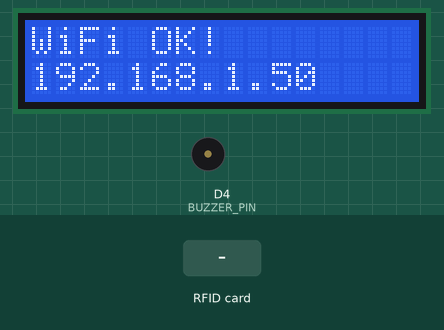
The sketch below on a simulated ESP8266 (NodeMCU). On the bench: 16×2 character LCD, buzzer (waves = sounding, pin HIGH). The test bench sets the inputs (shaded band). WiFi joins after 1.5 s; servers stay silent unless stated; uploads are accepted with an empty reply; pins used as bus, display or sensor lines are not drawn; what the sketch prints to the serial monitor is not drawn.

Above: at 1.8 s.
At 4.5 s:
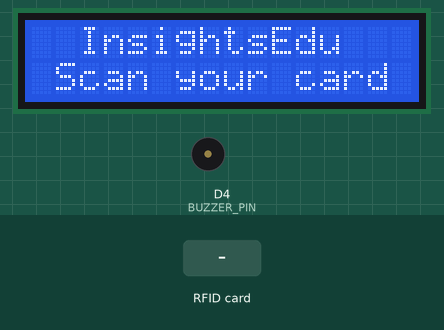
4.6 s: RFID card 12 34 56 78 held to the reader
At 5.6 s:
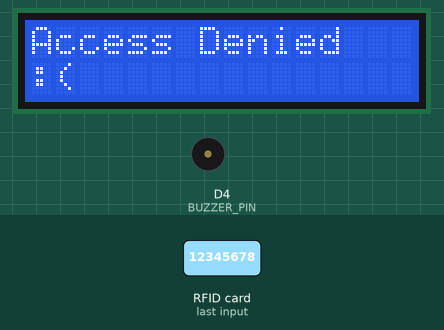
6.5 s: RFID card 5E 7A 19 C4 held to the reader
At 8.51 s:
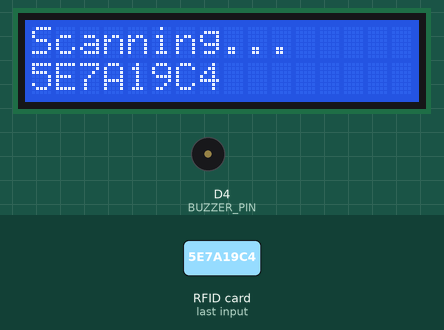
Timing chart, 0 to 10.5 s (numbered marks = the images above; inputs shaded):
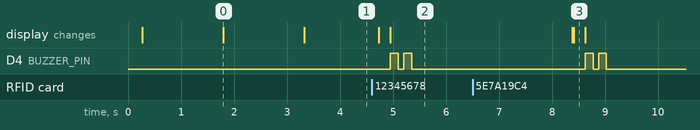

The sketch:

esp32_rfid_tft.ino
```cpp
// ============================================================
// InsightsEdu - ESP8266 (NodeMCU V3) + RFID (RC522) + I2C LCD 16x2
// Scans RFID cards, displays status on LCD, and POSTs
// student code to Flask server for attendance
// ============================================================
//
// Physical Wiring:
//   RFID RC522 : SS/SDA -> D8 (GPIO15) | RST -> D0 (GPIO16)
//                SCK    -> D5 (GPIO14) | MISO -> D6 (GPIO12)
//                MOSI   -> D7 (GPIO13)
//   I2C LCD    : SDA    -> D2 (GPIO4)  | SCL  -> D1 (GPIO5)
//   Buzzer     : +      -> D4 (GPIO2)  | -    -> GND  [Active HIGH]
// ============================================================

#include <SPI.h>
#include <MFRC522.h>
#include <ESP8266WiFi.h>
#include <ESP8266HTTPClient.h>
#include <Wire.h>
#include <LiquidCrystal_I2C.h>

// ========================
// WiFi Credentials
// ========================
const char* ssid      = "Mm";
const char* password  = "12345678";

// ========================
// Flask Server Endpoint
// ========================
const char* serverUrl = "http://10.123.127.144:5000/scan-card";

// ========================
// Static IP Configuration
// ========================
IPAddress staticIP(10, 123, 127, 185);  // Fixed IP for the RFID/LCD board
IPAddress gateway(10, 123, 127, 208);   // Phone Gateway
IPAddress subnet(255, 255, 255, 0);
IPAddress dns(8, 8, 8, 8);

// ========================
// RFID Pins
// SCK  -> D5 (GPIO14)
// MISO -> D6 (GPIO12)
// MOSI -> D7 (GPIO13)
// ========================
#define SS_PIN   15  // D8 / GPIO15
#define RST_PIN  16  // D0 / GPIO16

// ========================
// Buzzer Pin - Active HIGH
// + -> D4 (GPIO2) | - -> GND
// HIGH = ON  (buzzer sounds)
// LOW  = OFF (buzzer silent / idle)
// NOTE: GPIO2 is a boot-strapping pin - it is HIGH during boot briefly.
// We set OUTPUT + LOW immediately in setup() to silence it on boot.
// ========================
#define BUZZER_PIN 2  // D4 / GPIO2

// ========================
// I2C LCD 16x2
// SDA -> D2 (GPIO4) | SCL -> D1 (GPIO5)
// ========================
LiquidCrystal_I2C lcd(0x27, 16, 2);

MFRC522 rfid(SS_PIN, RST_PIN);

// ============================================================
// Buzzer helpers - Active HIGH: HIGH = ON, LOW = OFF
// Buzzer is always returned to LOW (silent) when idle.
// ============================================================
void beepSuccess() {
  // 1 short beep = success
  digitalWrite(BUZZER_PIN, HIGH);
  delay(200);
  digitalWrite(BUZZER_PIN, LOW);
}

void beepFail() {
  // 2 short beeps = failure
  digitalWrite(BUZZER_PIN, HIGH);
  delay(150);
  digitalWrite(BUZZER_PIN, LOW);
  delay(100);
  digitalWrite(BUZZER_PIN, HIGH);
  delay(150);
  digitalWrite(BUZZER_PIN, LOW);
}

void beepError() {
  // 3 rapid beeps = hardware/system error
  for (int i = 0; i < 3; i++) {
    digitalWrite(BUZZER_PIN, HIGH);
    delay(80);
    digitalWrite(BUZZER_PIN, LOW);
    delay(80);
  }
}

// ============================================================
// LCD helpers
// ============================================================
void lcdShowTitle() {
  lcd.clear();
  lcd.setCursor(0, 0);
  lcd.print("  InsightsEdu   ");
  lcd.setCursor(0, 1);
  lcd.print(" Scan your card ");
}

void lcdShowStatus(const char* line1, const char* line2 = "") {
  lcd.clear();
  lcd.setCursor(0, 0);
  lcd.print(line1);
  lcd.setCursor(0, 1);
  lcd.print(line2);
}

// ============================================================
// getCardUID() - Robust UID extraction
// Uses snprintf with %02X to guarantee clean 2-digit uppercase
// hex per byte - fixes the String(byte, HEX) corruption bug
// that produced spurious characters like 'M' in the UID output.
// ============================================================
String getCardUID() {
  char buf[3];
  String cardID = "";
  cardID.reserve(rfid.uid.size * 2);
  for (byte i = 0; i < rfid.uid.size; i++) {
    snprintf(buf, sizeof(buf), "%02X", rfid.uid.uidByte[i]);
    cardID += buf;
  }
  return cardID;
}

// ============================================================
// sendToServer()
// ============================================================
bool sendToServer(String studentCode) {
  if (WiFi.status() != WL_CONNECTED) {
    lcdShowStatus("No WiFi!", "Check network");
    return false;
  }
  WiFiClient client;
  HTTPClient http;
  http.begin(client, serverUrl);
  http.addHeader("Content-Type", "application/json");
  String body = "{\"studentCode\":\"" + studentCode + "\"}";
  Serial.print("POST: "); Serial.println(body);
  int httpCode = http.POST(body);
  String response = http.getString();
  Serial.print("HTTP Code: "); Serial.println(httpCode);
  Serial.print("Response: "); Serial.println(response);
  http.end();
  if (httpCode != 200) return false;
  return response.indexOf("\"success\":true") >= 0
      || response.indexOf("\"success\": true") >= 0;
}

// ============================================================
// setup()
// ============================================================
void setup() {
  // Silence Active HIGH buzzer IMMEDIATELY - LOW = OFF
  // GPIO2 is briefly HIGH during boot; setting OUTPUT + LOW here
  // as the very first action ensures the buzzer stays completely
  // silent on boot and remains LOW (idle) until explicitly triggered.
  pinMode(BUZZER_PIN, OUTPUT);
  digitalWrite(BUZZER_PIN, LOW);

  Serial.begin(115200);
  Serial.println();
  Serial.println("=== InsightsEdu RFID + LCD ===");

  // I2C LCD Init
  // MUST call Wire.begin(SDA, SCL) explicitly before lcd.init()
  // to prevent ESP8266 from using default pins that conflict with SPI.
  Wire.begin(4, 5);  // SDA = D2 (GPIO4), SCL = D1 (GPIO5)
  lcd.init();
  lcd.backlight();
  lcdShowStatus("InsightsEdu", "Starting...");

  // Robust RC522 init for GPIO16 (D0) as RST
  // GPIO16 lacks internal pull-up - explicit LOW->HIGH pulse required.
  pinMode(RST_PIN, OUTPUT);
  digitalWrite(RST_PIN, LOW);
  delay(10);
  digitalWrite(RST_PIN, HIGH);
  delay(50);

  SPI.begin();
  rfid.PCD_Init();
  delay(50);

  byte rfidVersion = rfid.PCD_ReadRegister(MFRC522::VersionReg);
  Serial.print("RFID Firmware Version: 0x");
  Serial.println(rfidVersion, HEX);

  if (rfidVersion == 0x00 || rfidVersion == 0xFF) {
    Serial.println("RFID not detected on first try, retrying...");
    digitalWrite(RST_PIN, LOW);  delay(10);
    digitalWrite(RST_PIN, HIGH); delay(100);
    rfid.PCD_Init(); delay(50);
    rfidVersion = rfid.PCD_ReadRegister(MFRC522::VersionReg);
    Serial.print("RFID Firmware Version (retry): 0x");
    Serial.println(rfidVersion, HEX);
  }

  if (rfidVersion == 0x00 || rfidVersion == 0xFF) {
    Serial.println("ERROR: RFID not detected! Check wiring (SS=D8, RST=D0, SCK=D5, MISO=D6, MOSI=D7).");
    lcdShowStatus("RFID Error!", "Check wiring");
    beepError();
    delay(3000);
  } else {
    Serial.println("RFID reader initialized OK");
  }

  WiFi.config(staticIP, gateway, subnet, dns);
  WiFi.begin(ssid, password);
  lcdShowStatus("Connecting", "WiFi...");
  Serial.print("Connecting to WiFi");

  int attempts = 0;
  while (WiFi.status() != WL_CONNECTED && attempts < 30) {
    delay(500); Serial.print("."); attempts++;
  }

  if (WiFi.status() == WL_CONNECTED) {
    Serial.println();
    Serial.print("IP: "); Serial.println(WiFi.localIP());
    lcdShowStatus("WiFi OK!", WiFi.localIP().toString().c_str());
    delay(1500);
  } else {
    Serial.println();
    Serial.println("WiFi failed!");
    lcdShowStatus("WiFi Error!", "Retrying...");
  }

  lcdShowTitle();
}

// ============================================================
// loop()
// ============================================================
void loop() {
  if (WiFi.status() != WL_CONNECTED) {
    Serial.println("WiFi lost. Reconnecting...");
    lcdShowStatus("WiFi lost...", "Reconnecting");
    WiFi.disconnect();
    WiFi.config(staticIP, gateway, subnet, dns);
    WiFi.begin(ssid, password);
    unsigned long startAttempt = millis();
    while (WiFi.status() != WL_CONNECTED && millis() - startAttempt < 10000) {
      delay(500); Serial.print(".");
    }
    if (WiFi.status() == WL_CONNECTED) {
      Serial.println();
      Serial.print("Reconnected! IP: "); Serial.println(WiFi.localIP());
      lcdShowStatus("WiFi OK!", WiFi.localIP().toString().c_str());
      delay(1500);
      lcdShowTitle();
    } else {
      Serial.println();
      lcdShowStatus("WiFi Error!", "Will retry...");
    }
    return;
  }

  if (!rfid.PICC_IsNewCardPresent()) { delay(100); return; }
  if (!rfid.PICC_ReadCardSerial())   { delay(100); return; }

  // Raw byte debug - isolates chip read vs String parsing issues
  Serial.print("Raw Bytes: ");
  for (byte i = 0; i < rfid.uid.size; i++) {
    Serial.print(rfid.uid.uidByte[i], HEX);
    Serial.print(" ");
  }
  Serial.println();

  String cardUID = getCardUID();
  Serial.print("Card UID: "); Serial.println(cardUID);
  lcdShowStatus("Scanning...", cardUID.c_str());

  bool success = sendToServer(cardUID);

  if (success) {
    lcdShowStatus("Access OK!", ":)");
    beepSuccess();
  } else {
    lcdShowStatus("Access Denied", ":(");
    beepFail();
  }

  // Ensure buzzer is LOW (silent/idle) after any beep sequence
  digitalWrite(BUZZER_PIN, LOW);

  rfid.PICC_HaltA();
  rfid.PCD_StopCrypto1();
  delay(3000);
  lcdShowTitle();
}
```

Measured:
- after the input at 4.6 s, D4 (BUZZER_PIN): alternates HIGH for 0.15 s and LOW for 0.10 s, 4 changes in all, then stays LOW, starting after 0.35 s; the display: first changes after 0.13 s (image 2 shows a later state)
- after the input at 6.5 s, D4 (BUZZER_PIN): alternates HIGH for 0.15 s and LOW for 0.10 s, 4 changes in all, then stays LOW, starting after 2.1 s; the display: first differs from a run without the input after 1.9 s (image 3)
- what the display in image 0 shows lasts 1.5 s, from 1.8 s to 3.3 s
